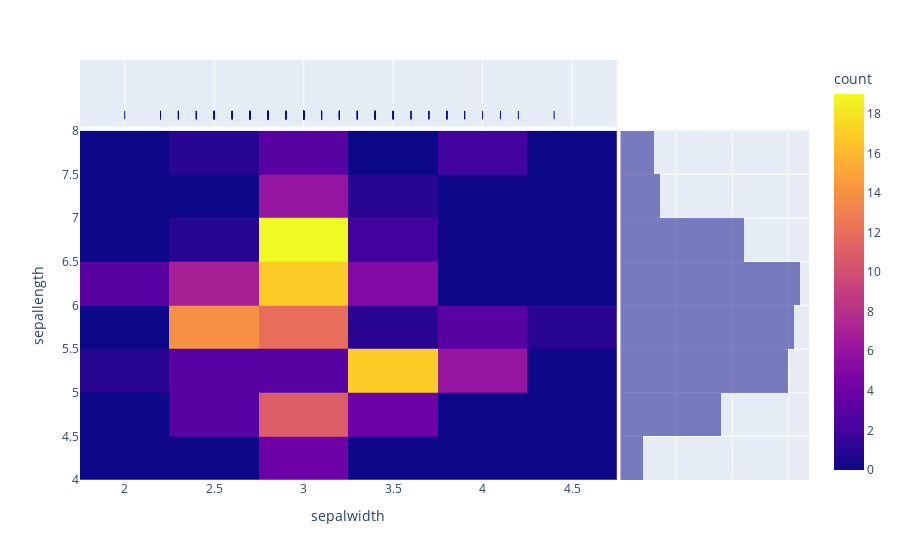

The cell this chart's notebook holds for it:
### Code cell
px.density_heatmap(data, x="sepalwidth", y="sepallength", marginal_x="rug", marginal_y="histogram")

### Figure 1 — Plotly figure (JSON) as saved in the notebook; plotly's stock layout.template omitted (floating-point values rounded to 4 significant figures; data arrays with more than 128 entries replaced by an {"elided": "..."} marker saying what was removed)
{"data": [{"coloraxis": "coloraxis", "hovertemplate": "sepalwidth=%{x}<br>sepallength=%{y}<br>count=%{z}<extra></extra>", "name": "", "type": "histogram2d", "x": {"elided": "150 float values"}, "xaxis": "x", "xbingroup": "x", "y": {"elided": "150 float values"}, "yaxis": "y", "ybingroup": "y"}, {"alignmentgroup": "True", "boxpoints": "all", "fillcolor": "rgba(255,255,255,0)", "hoveron": "points", "hovertemplate": "sepalwidth=%{x}<extra></extra>", "jitter": 0, "legendgroup": "", "line": {"color": "rgba(255,255,255,0)"}, "marker": {"color": "#0d0887", "symbol": "line-ns-open"}, "name": "", "offsetgroup": "", "showlegend": false, "type": "box", "x": {"elided": "150 float values"}, "xaxis": "x3", "yaxis": "y3"}, {"alignmentgroup": "True", "bingroup": "y", "hovertemplate": "sepallength=%{y}<br>count=%{x}<extra></extra>", "legendgroup": "", "marker": {"color": "#0d0887"}, "name": "", "offsetgroup": "", "opacity": 0.5, "showlegend": false, "type": "histogram", "xaxis": "x2", "y": {"elided": "150 float values"}, "yaxis": "y2"}], "layout": {"barmode": "overlay", "coloraxis": {"colorbar": {"title": {"text": "count"}}, "colorscale": [[0, "#0d0887"], [0.1111, "#46039f"], [0.2222, "#7201a8"], [0.3333, "#9c179e"], [0.4444, "#bd3786"], [0.5556, "#d8576b"], [0.6667, "#ed7953"], [0.7778, "#fb9f3a"], [0.8889, "#fdca26"], [1, "#f0f921"]]}, "legend": {"tracegroupgap": 0}, "margin": {"t": 60}, "xaxis": {"anchor": "y", "domain": [0, 0.7363], "title": {"text": "sepalwidth"}}, "xaxis2": {"anchor": "y2", "domain": [0.7413, 1], "matches": "x2", "showgrid": true, "showline": false, "showticklabels": false, "ticks": ""}, "xaxis3": {"anchor": "y3", "domain": [0, 0.7363], "matches": "x", "showgrid": true, "showticklabels": false}, "xaxis4": {"anchor": "y4", "domain": [0.7413, 1], "matches": "x2", "showgrid": true, "showline": false, "showticklabels": false, "ticks": ""}, "yaxis": {"anchor": "x", "domain": [0, 0.8316], "title": {"text": "sepallength"}}, "yaxis2": {"anchor": "x2", "domain": [0, 0.8316], "matches": "y", "showgrid": true, "showticklabels": false}, "yaxis3": {"anchor": "x3", "domain": [0.8416, 1], "matches": "y3", "showgrid": false, "showline": false, "showticklabels": false, "ticks": ""}, "yaxis4": {"anchor": "x4", "domain": [0.8416, 1], "matches": "y3", "showgrid": true, "showline": false, "showticklabels": false, "ticks": ""}}}
